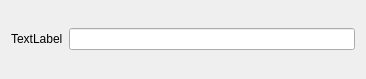
<?xml version="1.0" encoding="UTF-8"?>
<ui version="4.0">
 <class>GroupedControls</class>
 <widget class="QWidget" name="GroupedControls">
  <property name="geometry">
   <rect>
    <x>0</x>
    <y>0</y>
    <width>366</width>
    <height>79</height>
   </rect>
  </property>
  <property name="windowTitle">
   <string>Form</string>
  </property>
  <layout class="QGridLayout" name="gridLayout">
   <item row="0" column="0">
    <layout class="QHBoxLayout" name="horizontalLayout">
     <item>
      <widget class="QLabel" name="label">
       <property name="text">
        <string>TextLabel</string>
       </property>
      </widget>
     </item>
     <item>
      <widget class="QLineEdit" name="lineEdit"/>
     </item>
    </layout>
   </item>
  </layout>
 </widget>
 <resources/>
 <connections/>
</ui>
